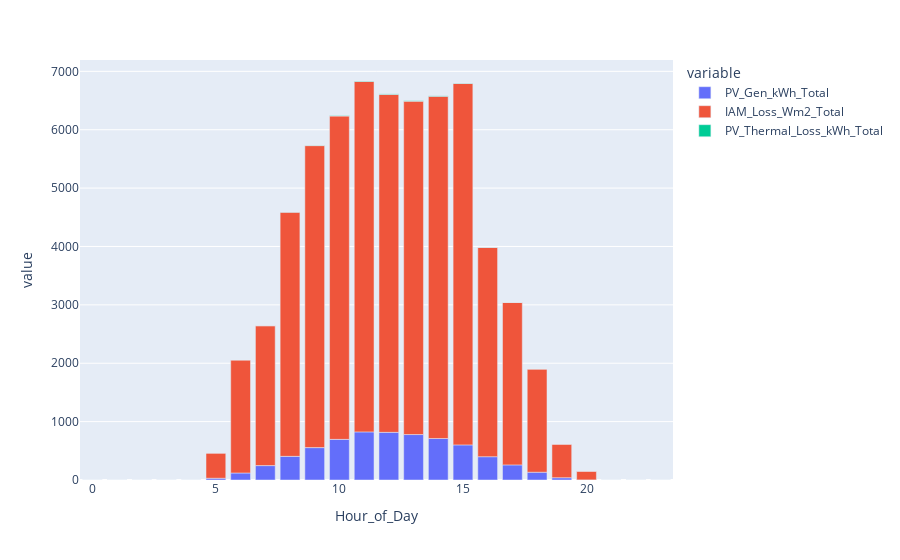

Notebook code cell kept with this figure:
### Code cell
import plotly.express as px

px.bar(pv_model.summary_grouped.hourly[["PV_Gen_kWh_Total", "IAM_Loss_Wm2_Total", "PV_Thermal_Loss_kWh_Total"]])

### Figure 1 — Plotly figure (JSON) as saved in the notebook; plotly's stock layout.template omitted (floating-point values rounded to 4 significant figures)
{"data": [{"alignmentgroup": "True", "hovertemplate": "variable=PV_Gen_kWh_Total<br>Hour_of_Day=%{x}<br>value=%{y}<extra></extra>", "legendgroup": "PV_Gen_kWh_Total", "marker": {"color": "#636efa", "pattern": {"shape": ""}}, "name": "PV_Gen_kWh_Total", "offsetgroup": "PV_Gen_kWh_Total", "orientation": "v", "showlegend": true, "textposition": "auto", "type": "bar", "x": [0, 1, 2, 3, 4, 5, 6, 7, 8, 9, 10, 11, 12, 13, 14, 15, 16, 17, 18, 19, 20, 21, 22, 23], "xaxis": "x", "y": [0, 0, 0, 0, 0, 30.1, 120.1, 246.7, 405.0, 554.7, 696.1, 824.2, 816.2, 778.4, 711.1, 601.4, 399.3, 259.0, 133.1, 38.86, 1.721, 0, 0, 0], "yaxis": "y"}, {"alignmentgroup": "True", "hovertemplate": "variable=IAM_Loss_Wm2_Total<br>Hour_of_Day=%{x}<br>value=%{y}<extra></extra>", "legendgroup": "IAM_Loss_Wm2_Total", "marker": {"color": "#EF553B", "pattern": {"shape": ""}}, "name": "IAM_Loss_Wm2_Total", "offsetgroup": "IAM_Loss_Wm2_Total", "orientation": "v", "showlegend": true, "textposition": "auto", "type": "bar", "x": [0, 1, 2, 3, 4, 5, 6, 7, 8, 9, 10, 11, 12, 13, 14, 15, 16, 17, 18, 19, 20, 21, 22, 23], "xaxis": "x", "y": [0, 0, 0, 0, 0, 431.3, 1936.0, 2396.0, 4183.0, 5173.0, 5539.0, 6003.0, 5789.0, 5711.0, 5861.0, 6191.0, 3585.0, 2781.0, 1768.0, 575.2, 149.4, 0, 0, 0], "yaxis": "y"}, {"alignmentgroup": "True", "hovertemplate": "variable=PV_Thermal_Loss_kWh_Total<br>Hour_of_Day=%{x}<br>value=%{y}<extra></extra>", "legendgroup": "PV_Thermal_Loss_kWh_Total", "marker": {"color": "#00cc96", "pattern": {"shape": ""}}, "name": "PV_Thermal_Loss_kWh_Total", "offsetgroup": "PV_Thermal_Loss_kWh_Total", "orientation": "v", "showlegend": true, "textposition": "auto", "type": "bar", "x": [0, 1, 2, 3, 4, 5, 6, 7, 8, 9, 10, 11, 12, 13, 14, 15, 16, 17, 18, 19, 20, 21, 22, 23], "xaxis": "x", "y": [0, 0, 0, 0, 0, 0, 0.018, 0.417, 1.556, 3.533, 6.164, 7.796, 8.279, 7.393, 7.436, 5.565, 2.285, 0.908, 0.128, 0, 0, 0, 0, 0], "yaxis": "y"}], "layout": {"barmode": "relative", "legend": {"title": {"text": "variable"}, "tracegroupgap": 0}, "margin": {"t": 60}, "xaxis": {"anchor": "y", "domain": [0, 1], "title": {"text": "Hour_of_Day"}}, "yaxis": {"anchor": "x", "domain": [0, 1], "title": {"text": "value"}}}}
